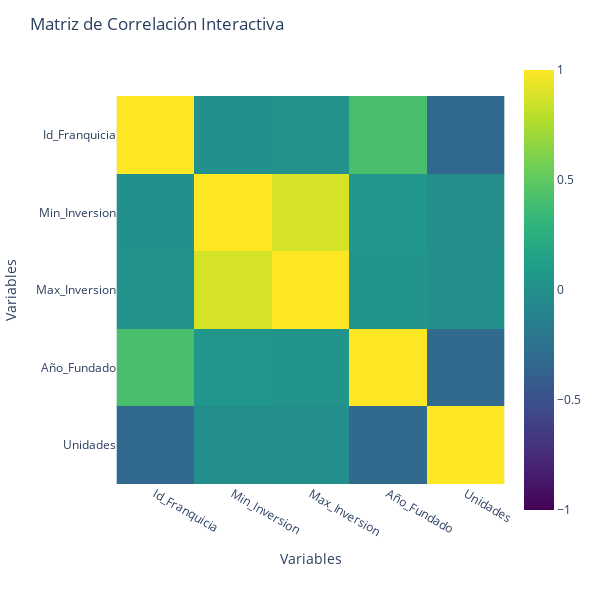

This figure's notebook cell:
### Markdown cell above
Este Grafo  exhibe las inversiones mínimas necesarias para las 20 franquicias con mayor número de sucursales ofrece un intrigante panorama de la inversión en el ámbito de las franquicias en Estados Unidos. Este gráfico pone de manifiesto la sorprendente diversidad de opciones de inversión disponibles. Desde franquicias que requieren inversiones mínimas muy accesibles hasta aquellas que exigen inversiones más sustanciales, el espectro es amplio y variado. Lo que resulta especialmente intrigante es que algunas de las franquicias más grandes en términos de cantidad de sucursales son accesibles para inversores con presupuestos más modestos, lo que democratiza el acceso a este mercado. Por otro lado, la presencia de franquicias con inversiones mínimas más elevadas sugiere oportunidades para nuestros clientes inversionistas que buscan realizar inversiones más robustas y sostenibles. Para finalizar, este gráfico brinda una valiosa perspectiva que resalta la diversidad de opciones para inversores en el dinámico sector de las franquicias.

### Code cell
import warnings
warnings.filterwarnings("ignore", category=FutureWarning)


# Calcular la matriz de correlación
correlation_matrix = df_fran.corr()

# Crear la figura interactiva
fig = px.imshow(correlation_matrix,
                color_continuous_scale='Viridis',  # Elige una paleta de colores
                labels=dict(x="Variables", y="Variables"),
                x=correlation_matrix.columns,
                y=correlation_matrix.columns,
                zmin=-1, zmax=1  # Establece los valores mínimos y máximos para la escala de colores
                )

# Personaliza el diseño de la figura
fig.update_layout(
    title='Matriz de Correlación Interactiva',
    width=600,
    height=600,
)

# Muestra la figura interactiva
fig.show()

### Figure 1 — Plotly figure (JSON) as saved in the notebook; plotly's stock layout.template omitted (floating-point values rounded to 4 significant figures)
{"data": [{"coloraxis": "coloraxis", "hovertemplate": "Variables: %{x}<br>Variables: %{y}<br>color: %{z}<extra></extra>", "name": "0", "type": "heatmap", "x": ["Id_Franquicia", "Min_Inversion", "Max_Inversion", "Año_Fundado", "Unidades"], "xaxis": "x", "y": ["Id_Franquicia", "Min_Inversion", "Max_Inversion", "Año_Fundado", "Unidades"], "yaxis": "y", "z": [[1, 0.01062, 0.01402, 0.413, -0.3329], [0.01062, 1, 0.8722, 0.0476, -0.0126], [0.01402, 0.8722, 1, 0.04271, -0.01005], [0.413, 0.0476, 0.04271, 1, -0.3076], [-0.3329, -0.0126, -0.01005, -0.3076, 1]]}], "layout": {"coloraxis": {"cmax": 1, "cmin": -1, "colorscale": [[0, "#440154"], [0.1111, "#482878"], [0.2222, "#3e4989"], [0.3333, "#31688e"], [0.4444, "#26828e"], [0.5556, "#1f9e89"], [0.6667, "#35b779"], [0.7778, "#6ece58"], [0.8889, "#b5de2b"], [1, "#fde725"]]}, "height": 600, "margin": {"t": 60}, "title": {"text": "Matriz de Correlación Interactiva"}, "width": 600, "xaxis": {"anchor": "y", "constrain": "domain", "domain": [0, 1], "scaleanchor": "y", "title": {"text": "Variables"}}, "yaxis": {"anchor": "x", "autorange": "reversed", "constrain": "domain", "domain": [0, 1], "title": {"text": "Variables"}}}}
